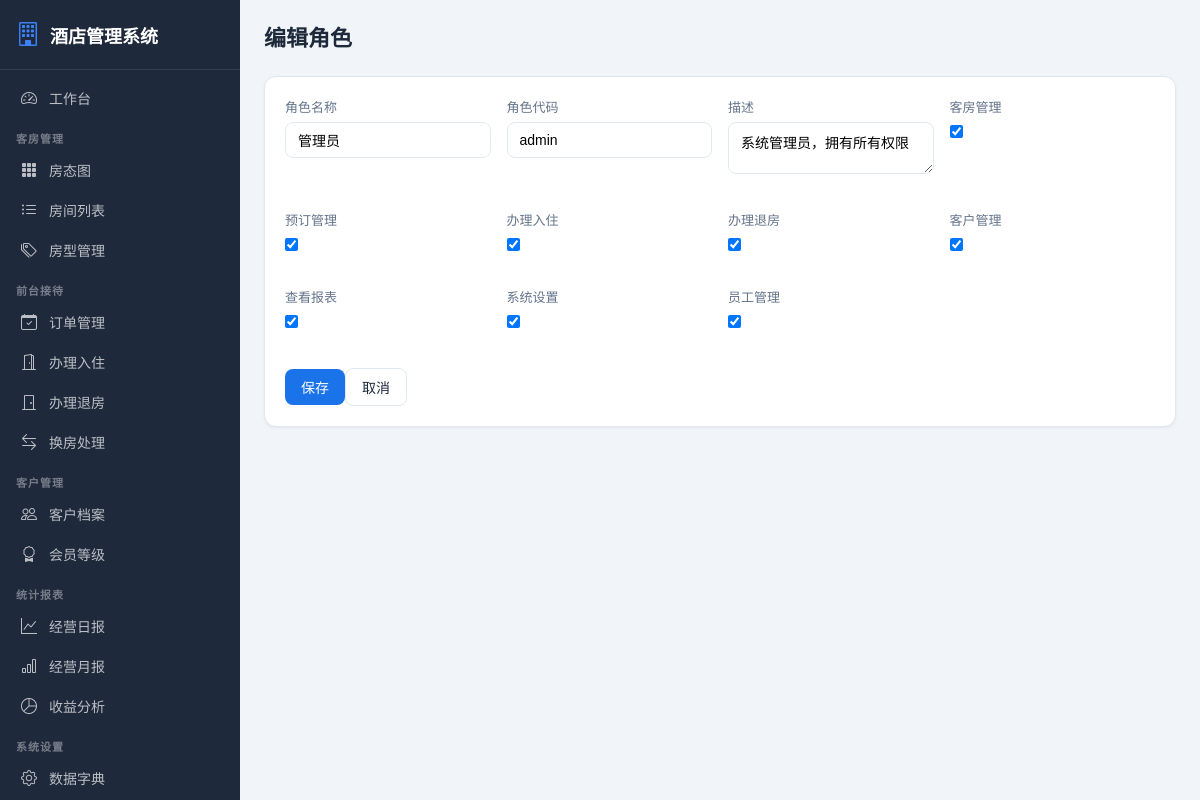
The app's page /accounts/roles/1/edit/ (signed in) with its own data.
### accounts/models.py (models this page shows, shortened)
class Role(models.Model):
    name = models.CharField(verbose_name="角色名称", max_length=50, unique=True)
    code = models.CharField(verbose_name="角色代码", max_length=50, unique=True)
    description = models.TextField(verbose_name="描述", blank=True)
    can_manage_rooms = models.BooleanField(verbose_name="客房管理", default=False)
    can_manage_bookings = models.BooleanField(verbose_name="预订管理", default=False)
    can_check_in = models.BooleanField(verbose_name="办理入住", default=False)
    can_check_out = models.BooleanField(verbose_name="办理退房", default=False)
    can_manage_customers = models.BooleanField(verbose_name="客户管理", default=False)
    can_view_reports = models.BooleanField(verbose_name="查看报表", default=False)
    can_manage_system = models.BooleanField(verbose_name="系统设置", default=False)
    can_manage_staff = models.BooleanField(verbose_name="员工管理", default=False)
    created_at = models.DateTimeField(verbose_name="创建时间", auto_now_add=True)
    class Meta:
        verbose_name = "角色"
        verbose_name_plural = "角色管理"

### accounts/views.py (the view)
# urls.py: path("roles/<int:pk>/edit/", views.role_edit, name="role_edit"),
@login_required
@user_passes_test(is_admin)
def role_edit(request, pk):
    role = get_object_or_404(Role, pk=pk)
    if request.method == "POST":
        form = RoleForm(request.POST, instance=role)
        if form.is_valid():
            form.save()
            log_operation(request.user, "编辑角色", f"编辑角色: {role.name}", request)
            messages.success(request, "角色更新成功")
            return redirect("accounts:role_list")
    else:
        form = RoleForm(instance=role)
    return render(request, "accounts/role_form.html", {"form": form, "action": "编辑"})

### accounts/forms.py
class RoleForm(forms.ModelForm):
    class Meta:
        model = Role
        fields = "__all__"
        widgets = {
            "name": forms.TextInput(attrs={"class":"form-control"}),
            "code": forms.TextInput(attrs={"class":"form-control"}),
            "description": forms.Textarea(attrs={"class":"form-control","rows":2}),
        }

### accounts/views.py (called while the page is built)
def is_admin(user):
    try:
        return user.profile.role and user.profile.role.code == "admin"
    except:
        return False

### accounts/templates/accounts/role_form.html (shortened to what this page needs)
{% extends 'base.html' %}
{% block content %}
<div class="page-header"><h1>{{ action }}角色</h1></div>
<div class="card"><div class="card-body">
<form method="post">{% csrf_token %}
<div class="form-row">{% for field in form %}<div class="form-group"><label class="form-label">{{ field.label }}</label>{{ field }}</div>{% endfor %}</div>
<div style="margin-top:20px"><button type="submit" class="btn btn-primary">保存</button><a href="{% url 'accounts:role_list' %}" class="btn btn-outline">取消</a></div>
</form></div></div>
{% endblock %}

### static/css/style.css (style rules this page uses)
:root { --primary: #1a73e8; --primary-dark: #1557b0; --sidebar-bg: #1e293b; --sidebar-hover: #334155; --bg: #f1f5f9; --card-bg: #ffffff; --text: #1e293b; --text-light: #64748b; --border: #e2e8f0; --success: #10b981; --warning: #f59e0b; --danger: #ef4444; --info: #3b82f6; }
* { margin: 0; padding: 0; box-sizing: border-box; }
body { font-family: -apple-system, BlinkMacSystemFont, "Segoe UI", Roboto, "PingFang SC", "Microsoft YaHei", sans-serif; background: var(--bg); color: var(--text); display: flex; min-height: 100vh; }
.page-header { display: flex; justify-content: space-between; align-items: center; margin-bottom: 24px; }
.page-header h1 { font-size: 22px; font-weight: 700; }
.card { background: var(--card-bg); border-radius: 12px; box-shadow: 0 1px 3px rgba(0,0,0,0.06); border: 1px solid var(--border); margin-bottom: 16px; }
.card-body { padding: 20px; }
.btn { display: inline-flex; align-items: center; gap: 6px; padding: 8px 16px; border-radius: 8px; font-size: 14px; font-weight: 500; border: none; cursor: pointer; text-decoration: none; transition: all 0.15s; }
.btn-primary { background: var(--primary); color: #fff; }
.btn-outline { background: transparent; border: 1px solid var(--border); color: var(--text); }
.form-group { margin-bottom: 16px; }
.form-label { display: block; margin-bottom: 6px; font-size: 13px; font-weight: 500; color: var(--text-light); }
.form-control { width: 100%; padding: 9px 12px; border: 1px solid var(--border); border-radius: 8px; font-size: 14px; transition: border-color 0.15s; }
.form-row { display: grid; grid-template-columns: repeat(auto-fit, minmax(200px, 1fr)); gap: 16px; }

### records on screen
Role: form "管理员" "admin" "系统管理员，拥有所有权限" "☑" "☑" "☑" "☑" "☑" "☑" "☑" "☑"

### other values on screen
{{ action }} "编辑"
{{ field.label }} "角色名称" "角色代码" "描述" "客房管理" "预订管理" "办理入住" "办理退房" "客户管理" "查看报表" "系统设置" "员工管理"
